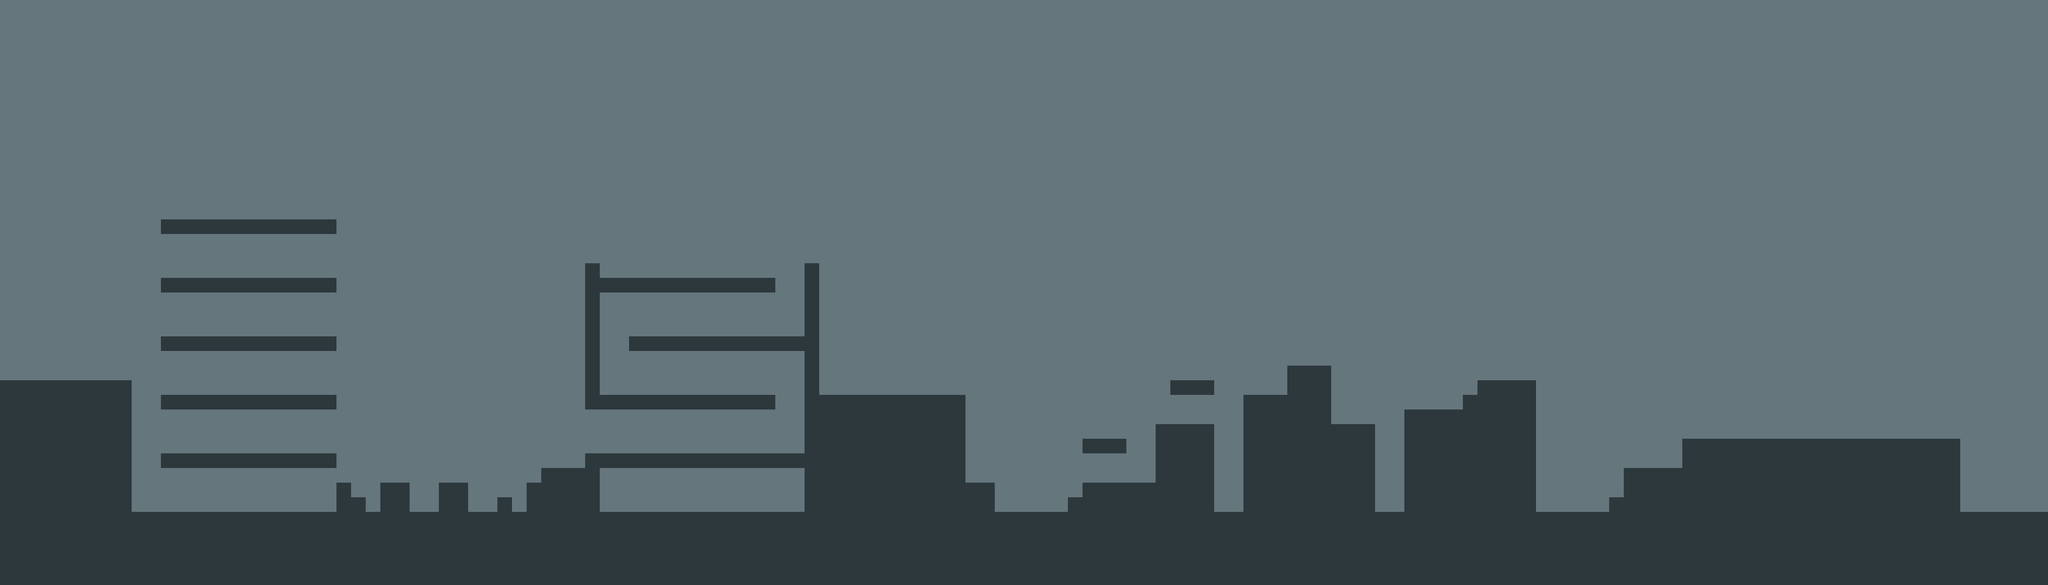

Below is a game level as drawn by its tile map, then a one-line description and the .tmx that defines it (tile-layer data replaced by summaries):
An orthogonal 140x40 tile map with 32x32 px tiles, 2 tile layers (fond, collisions).

<map version="1.9" tiledversion="1.9.2" orientation="orthogonal" renderorder="right-down" width="140" height="40" tilewidth="32" tileheight="32" infinite="0" nextlayerid="4" nextobjectid="1">
 <tileset firstgid="1" name="tileset" tilewidth="32" tileheight="32" tilecount="400" columns="20">
  <image source="tileset_placeholder.png" width="640" height="640" />
 </tileset>
 <layer id="1" name="fond" width="140" height="40">
  <data>[5600 cells, 5600 non-empty, 1 distinct tile ids]</data>
 </layer>
 <layer id="2" name="collisions" width="140" height="40">
  <data>[5600 cells, 1322 non-empty, 1 distinct tile ids]</data>
 </layer>
</map>
